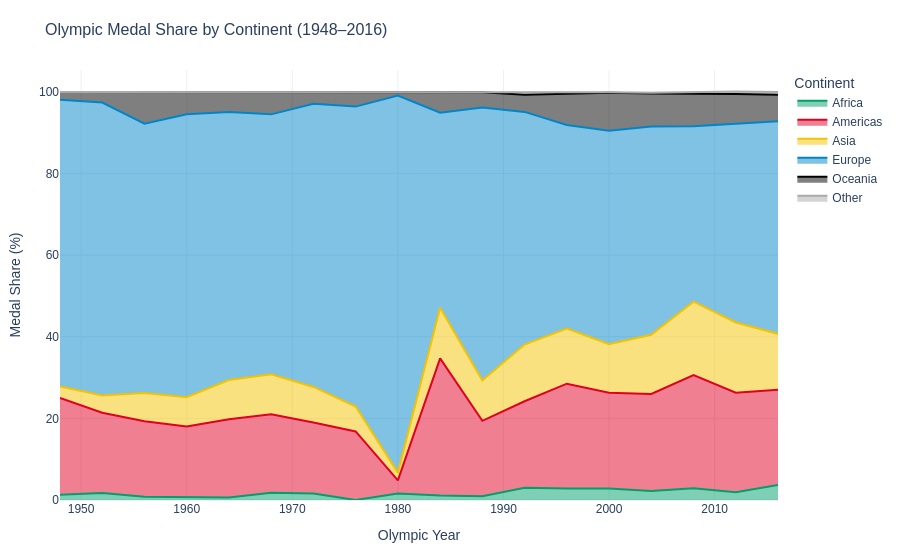

The cell this chart's notebook holds for it:
### Code cell
# ── Chart 1: Medal share by continent over time (stacked area) ─────────
cont_time = (
    medals_only
    .groupby(['Year', 'continent'])
    .size()
    .reset_index(name='medals')
)

# Compute percentage share per year
cont_time['total_year'] = cont_time.groupby('Year')['medals'].transform('sum')
cont_time['share_pct']  = (cont_time['medals'] / cont_time['total_year'] * 100).round(1)

fig1 = px.area(
    cont_time,
    x='Year', y='share_pct', color='continent',
    color_discrete_map=CONTINENT_COLORS,
    title='Olympic Medal Share by Continent (1948–2016)',
    labels={'share_pct': 'Medal Share (%)', 'Year': 'Olympic Year', 'continent': 'Continent'},
    template='plotly_white',
)
fig1.update_layout(**PLOTLY_LAYOUT)
fig1.write_html(FIGURES / 'noc_area_medalShare_byContinent.html')
print('Chart 1 saved: noc_area_medalShare_byContinent.html')
fig1.show()

### Figure 1 — Plotly figure (JSON) as saved in the notebook; plotly's stock layout.template omitted (floating-point values rounded to 4 significant figures)
{"data": [{"fillpattern": {"shape": ""}, "hovertemplate": "Continent=Africa<br>Olympic Year=%{x}<br>Medal Share (%)=%{y}<extra></extra>", "legendgroup": "Africa", "line": {"color": "#009F6B"}, "marker": {"symbol": "circle"}, "mode": "lines", "name": "Africa", "orientation": "v", "showlegend": true, "stackgroup": "1", "type": "scatter", "x": [1948, 1952, 1956, 1960, 1964, 1968, 1972, 1980, 1984, 1988, 1992, 1996, 2000, 2004, 2008, 2012, 2016], "xaxis": "x", "y": [1.3, 1.7, 0.8, 0.7, 0.6, 1.8, 1.6, 1.6, 1.1, 0.9, 3.0, 2.8, 2.8, 2.2, 2.9, 1.9, 3.7], "yaxis": "y"}, {"fillpattern": {"shape": ""}, "hovertemplate": "Continent=Americas<br>Olympic Year=%{x}<br>Medal Share (%)=%{y}<extra></extra>", "legendgroup": "Americas", "line": {"color": "#DF0024"}, "marker": {"symbol": "circle"}, "mode": "lines", "name": "Americas", "orientation": "v", "showlegend": true, "stackgroup": "1", "type": "scatter", "x": [1948, 1952, 1956, 1960, 1964, 1968, 1972, 1976, 1980, 1984, 1988, 1992, 1996, 2000, 2004, 2008, 2012, 2016], "xaxis": "x", "y": [23.7, 19.7, 18.5, 17.3, 19.2, 19.2, 17.4, 16.8, 3.2, 33.6, 18.5, 21.2, 25.7, 23.5, 23.8, 27.7, 24.4, 23.3], "yaxis": "y"}, {"fillpattern": {"shape": ""}, "hovertemplate": "Continent=Asia<br>Olympic Year=%{x}<br>Medal Share (%)=%{y}<extra></extra>", "legendgroup": "Asia", "line": {"color": "#F4C300"}, "marker": {"symbol": "circle"}, "mode": "lines", "name": "Asia", "orientation": "v", "showlegend": true, "stackgroup": "1", "type": "scatter", "x": [1948, 1952, 1956, 1960, 1964, 1968, 1972, 1976, 1980, 1984, 1988, 1992, 1996, 2000, 2004, 2008, 2012, 2016], "xaxis": "x", "y": [2.8, 4.2, 6.9, 7.2, 9.6, 9.8, 8.7, 6.1, 1.9, 12.4, 9.9, 13.9, 13.5, 11.9, 14.5, 18.0, 17.2, 13.7], "yaxis": "y"}, {"fillpattern": {"shape": ""}, "hovertemplate": "Continent=Europe<br>Olympic Year=%{x}<br>Medal Share (%)=%{y}<extra></extra>", "legendgroup": "Europe", "line": {"color": "#0085C7"}, "marker": {"symbol": "circle"}, "mode": "lines", "name": "Europe", "orientation": "v", "showlegend": true, "stackgroup": "1", "type": "scatter", "x": [1948, 1952, 1956, 1960, 1964, 1968, 1972, 1976, 1980, 1984, 1988, 1992, 1996, 2000, 2004, 2008, 2012, 2016], "xaxis": "x", "y": [70.3, 71.8, 66.0, 69.3, 65.7, 63.7, 69.4, 73.5, 92.4, 47.8, 66.9, 57.0, 49.9, 52.3, 51.0, 43.0, 48.7, 52.1], "yaxis": "y"}, {"fillpattern": {"shape": ""}, "hovertemplate": "Continent=Oceania<br>Olympic Year=%{x}<br>Medal Share (%)=%{y}<extra></extra>", "legendgroup": "Oceania", "line": {"color": "#000000"}, "marker": {"symbol": "circle"}, "mode": "lines", "name": "Oceania", "orientation": "v", "showlegend": true, "stackgroup": "1", "type": "scatter", "x": [1948, 1952, 1956, 1960, 1964, 1968, 1972, 1976, 1980, 1984, 1988, 1992, 1996, 2000, 2004, 2008, 2012, 2016], "xaxis": "x", "y": [1.9, 2.6, 7.8, 5.4, 4.9, 5.5, 2.8, 3.6, 0.9, 5.1, 3.7, 4.2, 7.7, 9.3, 8.1, 8.0, 7.3, 6.5], "yaxis": "y"}, {"fillpattern": {"shape": ""}, "hovertemplate": "Continent=Other<br>Olympic Year=%{x}<br>Medal Share (%)=%{y}<extra></extra>", "legendgroup": "Other", "line": {"color": "#AAAAAA"}, "marker": {"symbol": "circle"}, "mode": "lines", "name": "Other", "orientation": "v", "showlegend": true, "stackgroup": "1", "type": "scatter", "x": [1960, 1988, 1992, 1996, 2000, 2004, 2008, 2012, 2016], "xaxis": "x", "y": [0.1, 0.1, 0.6, 0.3, 0.1, 0.2, 0.4, 0.6, 0.7], "yaxis": "y"}], "layout": {"font": {"family": "Arial", "size": 12}, "legend": {"title": {"text": "Continent"}, "tracegroupgap": 0}, "margin": {"b": 60, "l": 60, "r": 40, "t": 70}, "title": {"font": {"size": 16}, "text": "Olympic Medal Share by Continent (1948–2016)"}, "xaxis": {"anchor": "y", "domain": [0.0, 1.0], "title": {"text": "Olympic Year"}}, "yaxis": {"anchor": "x", "domain": [0.0, 1.0], "title": {"text": "Medal Share (%)"}}}}
